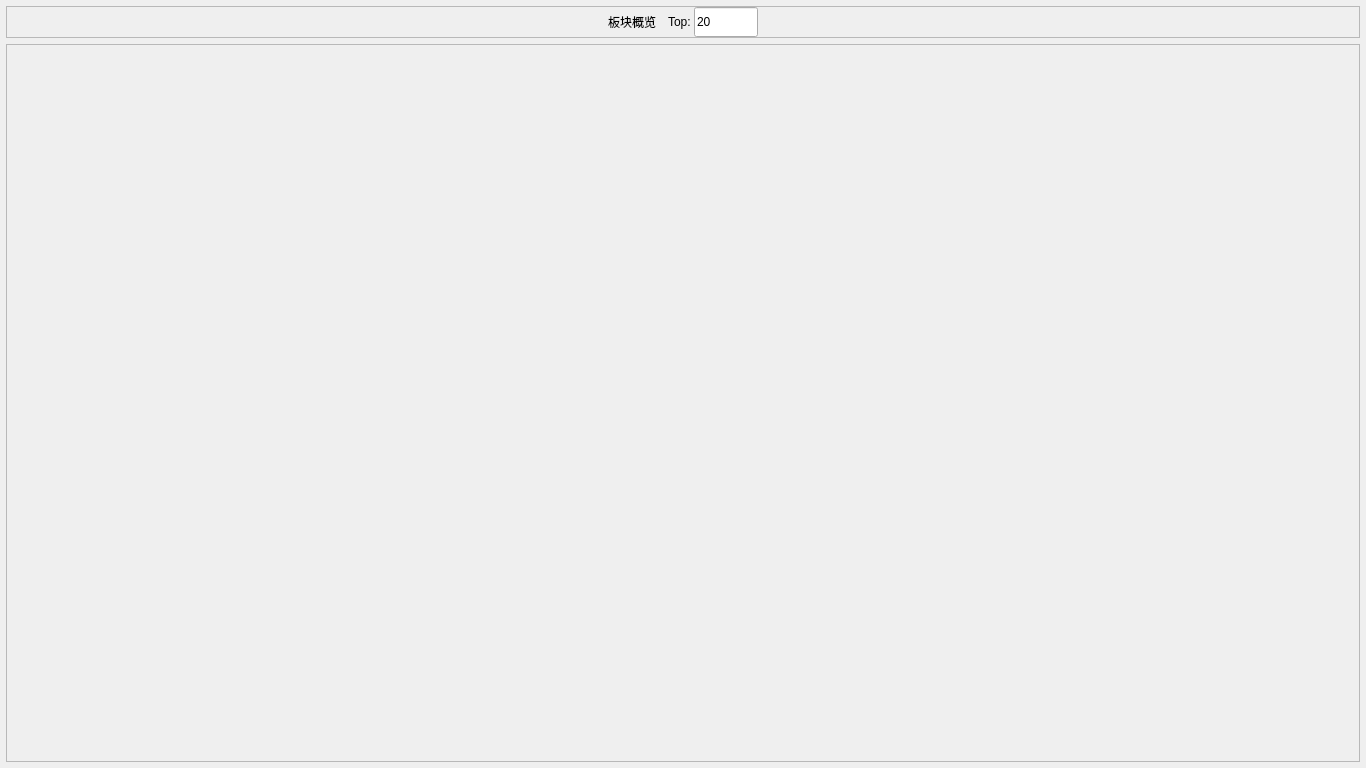
<?xml version="1.0" encoding="UTF-8"?>
<ui version="4.0">
 <class>BoardOverViewWidget</class>
 <widget class="QWidget" name="BoardOverViewWidget">
  <property name="geometry">
   <rect>
    <x>0</x>
    <y>0</y>
    <width>1366</width>
    <height>768</height>
   </rect>
  </property>
  <property name="windowTitle">
   <string>Form</string>
  </property>
  <layout class="QVBoxLayout" name="verticalLayout">
   <property name="leftMargin">
    <number>6</number>
   </property>
   <property name="topMargin">
    <number>6</number>
   </property>
   <property name="rightMargin">
    <number>6</number>
   </property>
   <property name="bottomMargin">
    <number>6</number>
   </property>
   <item>
    <widget class="QFrame" name="frame">
     <property name="minimumSize">
      <size>
       <width>0</width>
       <height>32</height>
      </size>
     </property>
     <property name="frameShape">
      <enum>QFrame::StyledPanel</enum>
     </property>
     <property name="frameShadow">
      <enum>QFrame::Raised</enum>
     </property>
     <layout class="QHBoxLayout" name="horizontalLayout_2">
      <property name="spacing">
       <number>12</number>
      </property>
      <property name="leftMargin">
       <number>0</number>
      </property>
      <property name="topMargin">
       <number>0</number>
      </property>
      <property name="rightMargin">
       <number>0</number>
      </property>
      <property name="bottomMargin">
       <number>0</number>
      </property>
      <item>
       <spacer name="horizontalSpacer">
        <property name="orientation">
         <enum>Qt::Horizontal</enum>
        </property>
        <property name="sizeHint" stdset="0">
         <size>
          <width>40</width>
          <height>20</height>
         </size>
        </property>
       </spacer>
      </item>
      <item>
       <widget class="QLabel" name="label">
        <property name="minimumSize">
         <size>
          <width>0</width>
          <height>30</height>
         </size>
        </property>
        <property name="text">
         <string>板块概览</string>
        </property>
        <property name="alignment">
         <set>Qt::AlignCenter</set>
        </property>
       </widget>
      </item>
      <item>
       <layout class="QHBoxLayout" name="horizontalLayout">
        <property name="spacing">
         <number>0</number>
        </property>
        <item>
         <widget class="QLabel" name="label_top">
          <property name="minimumSize">
           <size>
            <width>0</width>
            <height>30</height>
           </size>
          </property>
          <property name="text">
           <string>Top: </string>
          </property>
          <property name="alignment">
           <set>Qt::AlignCenter</set>
          </property>
         </widget>
        </item>
        <item>
         <widget class="QLineEdit" name="lineEdit_top">
          <property name="sizePolicy">
           <sizepolicy hsizetype="Preferred" vsizetype="Preferred">
            <horstretch>0</horstretch>
            <verstretch>0</verstretch>
           </sizepolicy>
          </property>
          <property name="minimumSize">
           <size>
            <width>64</width>
            <height>30</height>
           </size>
          </property>
          <property name="maximumSize">
           <size>
            <width>64</width>
            <height>16777215</height>
           </size>
          </property>
          <property name="text">
           <string>20</string>
          </property>
          <property name="maxLength">
           <number>30</number>
          </property>
         </widget>
        </item>
       </layout>
      </item>
      <item>
       <spacer name="horizontalSpacer_2">
        <property name="orientation">
         <enum>Qt::Horizontal</enum>
        </property>
        <property name="sizeHint" stdset="0">
         <size>
          <width>40</width>
          <height>20</height>
         </size>
        </property>
       </spacer>
      </item>
     </layout>
    </widget>
   </item>
   <item>
    <widget class="QScrollArea" name="scrollArea">
     <property name="widgetResizable">
      <bool>true</bool>
     </property>
     <widget class="QWidget" name="scrollAreaWidgetContents">
      <property name="geometry">
       <rect>
        <x>0</x>
        <y>0</y>
        <width>1352</width>
        <height>714</height>
       </rect>
      </property>
      <layout class="QVBoxLayout" name="verticalLayout_2">
       <property name="leftMargin">
        <number>0</number>
       </property>
       <property name="topMargin">
        <number>0</number>
       </property>
       <property name="rightMargin">
        <number>0</number>
       </property>
       <property name="bottomMargin">
        <number>0</number>
       </property>
       <item>
        <widget class="QWidget" name="widget" native="true">
         <layout class="QVBoxLayout" name="verticalLayout_3">
          <property name="leftMargin">
           <number>0</number>
          </property>
          <property name="topMargin">
           <number>0</number>
          </property>
          <property name="rightMargin">
           <number>0</number>
          </property>
          <property name="bottomMargin">
           <number>0</number>
          </property>
         </layout>
        </widget>
       </item>
      </layout>
     </widget>
    </widget>
   </item>
  </layout>
 </widget>
 <resources/>
 <connections/>
</ui>
